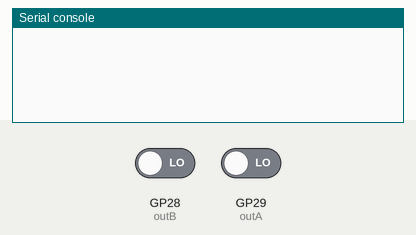
The program below on a simulated Raspberry Pi Pico running MicroPython. On the bench: the last lines printed to the serial console. The inputs (shaded band) are chosen by the test bench; at power-on: GP29 (outA) LOW, GP28 (outB) LOW.

Above: at 1.2 s.
1.3 s: GP29 (outA) driven HIGH
At 2.0 s:
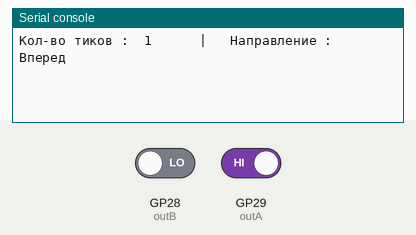
2.8 s: GP29 (outA) driven LOW
At 3.2 s:
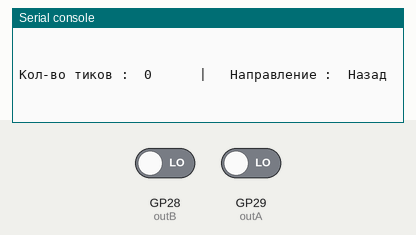

The program:

encoders.py
```python
from machine import Pin
import utime

outA = Pin(29, mode=Pin.IN)
outB = Pin(28, mode=Pin.IN)

counter = 0
direction = ""
outA_last = 0
outA_current = 0

outA_last = outA.value()

def encoder(pin):

    global counter
    global direction
    global outA_last
    global outA_current

    outA_current = outA.value()

    if outA_current != outA_last:

        if outB.value() != outA_current:

            counter += 1
            direction = "Вперед"

        else:

            counter -= 1
            direction = "Назад"

        print("Кол-во тиков : ", counter, "     |   Направление : ",direction)
        print("\n")

    outA_last = outA_current
    utime.sleep_ms(1)

outA.irq(trigger = Pin.IRQ_RISING | Pin.IRQ_FALLING,
              handler = encoder)
```

Measured:
- after the input at 1.3 s, the serial console: prints a new line at once (image 1)
- after the input at 2.8 s, the serial console: prints a new line at once (image 2)
